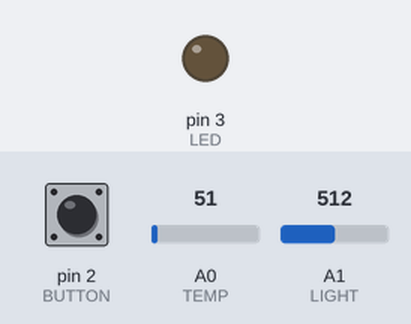
Recording of a sketch running on a simulated Arduino Leonardo, built with avr-gcc and run on an emulated ATmega32U4. Parts: output pins drawn as LEDs (lit = HIGH). The inputs (shaded band) are chosen by the test bench; at power-on: pin 2 (BUTTON) LOW, A0 (TEMP) = 51, A1 (LIGHT) = 512. USB keyboard and mouse output is not drawn.

Above: at 1.2 s.
1.3 s: pin 2 (BUTTON) pulled HIGH for 0.15 s
At 2.2 s:
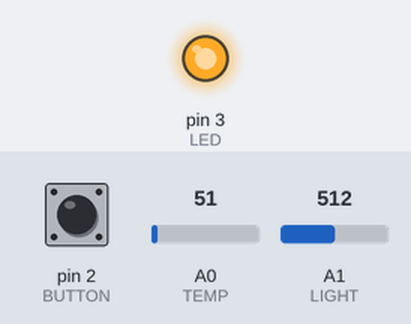
2.9 s: pin 2 (BUTTON) pulled HIGH for 1 s
At 3.4 s:
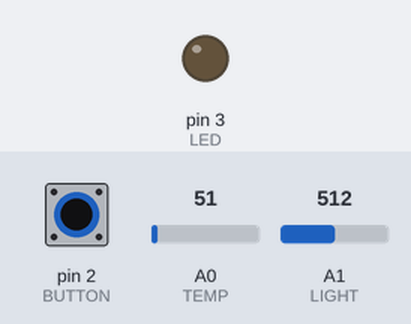
5.4 s: pin 2 (BUTTON) pulled HIGH for 3.2 s
At 6.5 s:
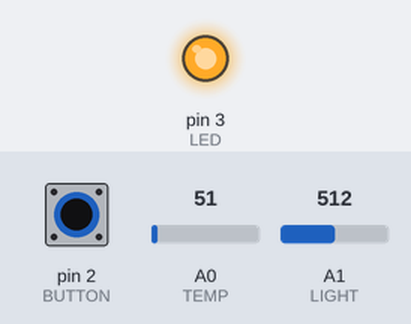
Timing chart, 0 to 8.4 s (numbered marks = the images above; inputs shaded):
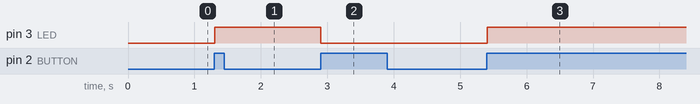

The sketch:

sketch_csv_logger.ino
```cpp
/* Запись данных температуры и освещенности */

#include<Keyboard.h>

const int TEMP   =0;      // Вывод датчика температуры
const int LIGHT  =1;      // Вывод датчика освещенности
const int LED    =3;      // Вывод светодиода
const int BUTTON =2;      // Вывод для кнопки

boolean lastButton = LOW;    // Последнее состояние кнопки
boolean currentButton = LOW; // Текущее состояние кнопки
boolean running = false;     // По умолчанию запись включена
int counter = 1;             // Индекс записываемых данных

void setup() {
  pinMode (LED, OUTPUT);   //Выход светодиода OUTPUT
  Keyboard.begin();        // Запуск эмуляции клавиатуры
}

void loop() {
  currentButton = debounce(lastButton);           // Чтение состояния кнопки

  if (lastButton == LOW && currentButton == HIGH) // Если было нажатие...
    running = !running;                           // Изменить статус кнопки

  lastButton = currentButton;                     // Установить статус кнопки

  if (running) {                                  // Запись включена
    digitalWrite(LED, HIGH);                      // Включить светодиод
    if (millis() % 1000 == 0) {                   // Прошла 1 сек
      int temperature = analogRead(TEMP);         // Чтение данных датчика температуры
      int brightness = analogRead(LIGHT);         // Чтение данных датчика освещенности
      Keyboard.print(counter);                    // Вывод индекса данных
      Keyboard.print(",");                        // Вывод разделителя
      Keyboard.print(temperature);                // Вывод данных температуры
      Keyboard.print(",");                        // Вывод разделителя
      Keyboard.println(brightness);               // Вывод освещенности
      counter++;                                  // Инкремент индекса
    }
  }
  else {
    digitalWrite(LED, LOW);                       //Запись выключена, светодиод погашен
  }
}

/* Функция устранения дребезга контактов кнопки */
boolean debounce(boolean last) {
  boolean current = digitalRead(BUTTON);       // Чтение состояния кнопки
  if (last != current) {                       // Если состояние измениловь...
    delay(5);                                  // Ожидание 5 мс
    current = digitalRead(BUTTON);             // Чтение состояния кнопки
  }
  return current;                              // Возврат текущего состояния кнопки
}
```

Measured:
- after the input at 1.3 s, pin 3 (LED): LOW → HIGH at once
- after the input at 2.9 s, pin 3 (LED): HIGH → LOW at once
- after the input at 5.4 s, pin 3 (LED): LOW → HIGH at once
